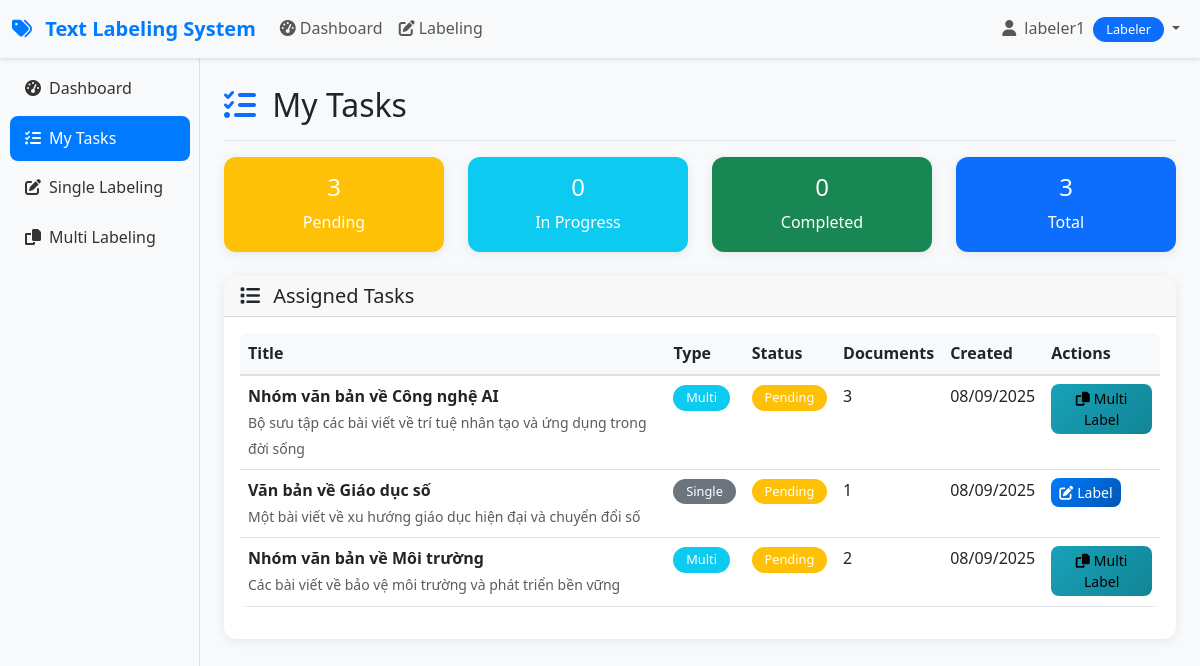
The page /labeler/my_tasks.php (signed in) on the database its author committed.
### tables this page shows
CREATE TABLE `document_groups` (
  `id` int(11) NOT NULL AUTO_INCREMENT,
  `title` varchar(255) NOT NULL,
  `description` text,
  `group_type` enum('single','multi') NOT NULL DEFAULT 'single',
  `ai_summary` text NOT NULL,
  `uploaded_by` int(11) DEFAULT NULL,
  `assigned_labeler` int(11) DEFAULT NULL,
  `assigned_reviewer` int(11) DEFAULT NULL,
  `status` enum('pending','in_progress','completed','reviewed') NOT NULL DEFAULT 'pending',
  `priority` enum('low','medium','high') NOT NULL DEFAULT 'medium',
  `deadline` datetime DEFAULT NULL,
  `created_at` timestamp NOT NULL DEFAULT CURRENT_TIMESTAMP,
  `updated_at` timestamp NOT NULL DEFAULT CURRENT_TIMESTAMP ON UPDATE CURRENT_TIMESTAMP,
  PRIMARY KEY (`id`),
  KEY `idx_uploaded_by` (`uploaded_by`),
  KEY `idx_assigned_labeler` (`assigned_labeler`),
  KEY `idx_assigned_reviewer` (`assigned_reviewer`),
  KEY `idx_status` (`status`),
  KEY `idx_group_type` (`group_type`),
  KEY `idx_created_at` (`created_at`),
  CONSTRAINT `fk_groups_uploader` FOREIGN KEY (`uploaded_by`) REFERENCES `users` (`id`) ON DELETE SET NULL,
  CONSTRAINT `fk_groups_labeler` FOREIGN KEY (`assigned_labeler`) REFERENCES `users` (`id`) ON DELETE SET NULL,
  CONSTRAINT `fk_groups_reviewer` FOREIGN KEY (`assigned_reviewer`) REFERENCES `users` (`id`) ON DELETE SET NULL
);

### includes/functions.php (called while the page is built, shortened)
<?php
function getLabelerTasks($labeler_id, $status = null) {
    global $pdo;
    try {
        $sql = "
            SELECT
                dg.id as group_id,
                dg.title,
                dg.description,
                dg.group_type,
                dg.status,
                dg.created_at,
                dg.updated_at,
                COUNT(d.id) as document_count,
                u.username as uploaded_by_user,
                l.is_completed,
                l.updated_at as labeling_updated_at
            FROM document_groups dg
            LEFT JOIN documents d ON dg.id = d.group_id
            LEFT JOIN users u ON dg.uploaded_by = u.id
            LEFT JOIN labelings l ON dg.id = l.group_id AND l.user_id = ?
            WHERE dg.assigned_labeler = ?
        ";
        if ($status) {
            $sql .= " AND dg.status = ?";
            $stmt = $pdo->prepare($sql . " GROUP BY dg.id ORDER BY dg.created_at DESC");
            $stmt->execute([$labeler_id, $labeler_id, $status]);
        } else {
            $stmt = $pdo->prepare($sql . " GROUP BY dg.id ORDER BY dg.created_at DESC");
            $stmt->execute([$labeler_id, $labeler_id]);
        }
        return $stmt->fetchAll();
    } catch (Exception $e) {
        throw new Exception("Error fetching labeler tasks: " . $e->getMessage());
    }
}
function getLabelerStats($labeler_id) {
    global $pdo;
    try {
        $stats = [];
        $stmt = $pdo->prepare("SELECT COUNT(*) as count FROM document_groups WHERE assigned_labeler = ?");
        $stmt->execute([$labeler_id]);
        $stats['total_assigned'] = $stmt->fetch()['count'];
        $stmt = $pdo->prepare("SELECT COUNT(*) as count FROM document_groups WHERE assigned_labeler = ? AND status = 'completed'");
        $stmt->execute([$labeler_id]);
        $stats['completed'] = $stmt->fetch()['count'];
        $stmt = $pdo->prepare("SELECT COUNT(*) as count FROM document_groups WHERE assigned_labeler = ? AND status = 'in_progress'");
        $stmt->execute([$labeler_id]);
        $stats['in_progress'] = $stmt->fetch()['count'];
        $stmt = $pdo->prepare("SELECT COUNT(*) as count FROM document_groups WHERE assigned_labeler = ? AND status = 'pending'");
        $stmt->execute([$labeler_id]);
        $stats['pending'] = $stmt->fetch()['count'];
        return $stats;
    } catch (Exception $e) {
        throw new Exception("Error fetching labeler stats: " . $e->getMessage());
    }
}
?>

### labeler/my_tasks.php (the view, shortened to what this page needs)
<?php
require_once '../config/database.php';
require_once '../includes/functions.php';
$user_id = $_SESSION['user_id'];
try {
    $tasks = getLabelerTasks($user_id);
    $stats = getLabelerStats($user_id);
} catch (Exception $e) {
    $error_message = "Lỗi khi tải dữ liệu: " . $e->getMessage();
}
?>
<!DOCTYPE html>
<html lang="vi">
<head>
    <link href="https://cdnjs.cloudflare.com/ajax/libs/bootstrap/5.3.0/css/bootstrap.min.css" rel="stylesheet">
    <link href="https://cdnjs.cloudflare.com/ajax/libs/font-awesome/6.4.0/css/all.min.css" rel="stylesheet">
    <link href="../css/style.css" rel="stylesheet">
</head>
<body>
    <?php include '../includes/header.php'; ?>
    <div class="container-fluid">
        <div class="row">
            <nav class="col-md-3 col-lg-2 d-md-block bg-light sidebar">
                <div class="position-sticky pt-3">
                    <ul class="nav flex-column">
                        <li class="nav-item">
                            <a class="nav-link" href="dashboard.php">
                                <i class="fas fa-tachometer-alt me-2"></i>Dashboard
                            </a>
                        </li>
                        <li class="nav-item">
                            <a class="nav-link active" href="my_tasks.php">
                                <i class="fas fa-tasks me-2"></i>My Tasks
                            </a>
                        </li>
                        <li class="nav-item">
                            <a class="nav-link" href="labeling.php">
                                <i class="fas fa-edit me-2"></i>Single Labeling
                            </a>
                        </li>
                        <li class="nav-item">
                            <a class="nav-link" href="multi_labeling.php">
                                <i class="fas fa-copy me-2"></i>Multi Labeling
                            </a>
                        </li>
                    </ul>
                </div>
            </nav>
            <main class="col-md-9 ms-sm-auto col-lg-10 px-md-4">
                <div class="d-flex justify-content-between flex-wrap flex-md-nowrap align-items-center pt-3 pb-2 mb-3 border-bottom">
                    <h1 class="h2">
                        <i class="fas fa-tasks me-2 text-primary"></i>
                        My Tasks
                    </h1>
                </div>
                <div class="row mb-4">
                    <div class="col-md-3">
                        <div class="card bg-warning text-white">
                            <div class="card-body text-center">
                                <h4><?php echo $stats['pending'] ?? 0; ?></h4>
                                <p class="mb-0">Pending</p>
                            </div>
                        </div>
                    </div>
                    <div class="col-md-3">
                        <div class="card bg-info text-white">
                            <div class="card-body text-center">
                                <h4><?php echo $stats['in_progress'] ?? 0; ?></h4>
                                <p class="mb-0">In Progress</p>
                            </div>
                        </div>
                    </div>
                    <div class="col-md-3">
                        <div class="card bg-success text-white">
                            <div class="card-body text-center">
                                <h4><?php echo $stats['completed'] ?? 0; ?></h4>
                                <p class="mb-0">Completed</p>
                            </div>
                        </div>
                    </div>
                    <div class="col-md-3">
                        <div class="card bg-primary text-white">
                            <div class="card-body text-center">
                                <h4><?php echo $stats['total_assigned'] ?? 0; ?></h4>
                                <p class="mb-0">Total</p>
                            </div>
                        </div>
                    </div>
                </div>
                <div class="card">
                    <div class="card-header">
                        <h5 class="mb-0">
                            <i class="fas fa-list me-2"></i>
                            Assigned Tasks
                        </h5>
                    </div>
                    <div class="card-body">
                        <?php if (empty($tasks)): ?>
                            <div class="text-center py-5">
                                <i class="fas fa-inbox fa-3x text-muted mb-3"></i>
                                <h5 class="text-muted">No tasks assigned</h5>
                                <p class="text-muted">You don't have any tasks assigned yet.</p>
                            </div>
                        <?php else: ?>
                            <div class="table-responsive">
                                <table class="table table-hover">
                                    <thead>
                                        <tr>
                                            <th>Title</th>
                                            <th>Type</th>
                                            <th>Status</th>
                                            <th>Documents</th>
                                            <th>Created</th>
                                            <th>Actions</th>
                                        </tr>
                                    </thead>
                                    <tbody>
                                        <?php foreach ($tasks as $task): ?>
                                            <tr>
                                                <td>
                                                    <strong><?php echo htmlspecialchars($task['title']); ?></strong>
                                                    <br>
                                                    <small class="text-muted"><?php echo htmlspecialchars($task['description'] ?? ''); ?></small>
                                                </td>
                                                <td>
                                                    <span class="badge bg-<?php echo $task['group_type'] === 'multi' ? 'info' : 'secondary'; ?>">
                                                        <?php echo $task['group_type'] === 'multi' ? 'Multi' : 'Single'; ?>
                                                    </span>
                                                </td>
                                                <td>
                                                    <span class="badge bg-<?php
                                                        echo $task['status'] === 'pending' ? 'warning' :
                                                            ($task['status'] === 'in_progress' ? 'info' :
                                                            ($task['status'] === 'completed' ? 'success' : 'secondary'));
                                                    ?>">
                                                        <?php echo ucfirst(str_replace('_', ' ', $task['status'])); ?>
                                                    </span>
                                                </td>
                                                <td><?php echo $task['document_count'] ?? 0; ?></td>
                                                <td><?php echo date('d/m/Y', strtotime($task['created_at'])); ?></td>
                                                <td>
                                                    <?php if ($task['status'] === 'pending' || $task['status'] === 'in_progress'): ?>
                                                        <?php if ($task['group_type'] === 'single'): ?>
                                                            <a href="labeling.php?group_id=<?php echo $task['group_id']; ?>"
                                                               class="btn btn-primary btn-sm">
                                                                <i class="fas fa-edit me-1"></i>Label
                                                            </a>
                                                        <?php else: ?>
                                                            <a href="multi_labeling.php?group_id=<?php echo $task['group_id']; ?>"
                                                               class="btn btn-info btn-sm">
                                                                <i class="fas fa-copy me-1"></i>Multi Label
                                                            </a>
                                                        <?php endif; ?>
                                                    <?php else: ?>
                                                        <span class="text-success">
                                                            <i class="fas fa-check me-1"></i>Completed
                                                        </span>
                                                    <?php endif; ?>
                                                </td>
                                            </tr>
                                        <?php endforeach; ?>
                                    </tbody>
                                </table>
                            </div>
                        <?php endif; ?>
                    </div>
                </div>
            </main>
        </div>
    </div>
</body>
</html>

### css/style.css (style rules this page uses)
body { font-family: 'Segoe UI', Tahoma, Geneva, Verdana, sans-serif; background-color: #f8f9fa; line-height: 1.6; }
.sidebar { position: fixed; top: 0; bottom: 0; left: 0; z-index: 100; padding: 48px 0 0; box-shadow: inset -1px 0 0 rgba(0, 0, 0, .1); background-color: #f8f9fa; }
.sidebar .nav-link { color: #333; padding: 10px 15px; border-radius: 8px; margin: 2px 10px; transition: all 0.3s ease; }
.sidebar .nav-link.active { background-color: #007bff; color: white; }
.card { border: none; border-radius: 12px; box-shadow: 0 2px 10px rgba(0,0,0,0.08); transition: all 0.3s ease; }
.card-header { border-radius: 12px 12px 0 0 !important; border-bottom: 1px solid rgba(0,0,0,0.125); font-weight: 600; }
.btn { border-radius: 8px; font-weight: 500; transition: all 0.3s ease; }
.btn-primary { background: linear-gradient(135deg, #007bff 0%, #0056b3 100%); border: none; }
.btn-info { background: linear-gradient(135deg, #17a2b8 0%, #138496 100%); border: none; }
.table { background-color: white; border-radius: 8px; overflow: hidden; }
.table thead th { border-bottom: 2px solid #dee2e6; background-color: #f8f9fa; font-weight: 600; }
.badge { font-size: 0.8rem; font-weight: 500; padding: 0.4rem 0.8rem; border-radius: 20px; }

### rows shown on the page
document_groups: title "Nhóm văn bản về Công nghệ AI", description "Bộ sưu tập các bài viết về trí tuệ nhân tạo và ứng dụng trong đời sống", group_type "Multi", status "Pending", document_count "3", created_at "08/09/2025"
document_groups: title "Văn bản về Giáo dục số", description "Một bài viết về xu hướng giáo dục hiện đại và chuyển đổi số", group_type "Single", status "Pending", document_count "1", created_at "08/09/2025"
document_groups: title "Nhóm văn bản về Môi trường", description "Các bài viết về bảo vệ môi trường và phát triển bền vững", group_type "Multi", status "Pending", document_count "2", created_at "08/09/2025"

### other values the page prints
$current_user "labeler1"
$current_role "Labeler"
$stats['pending'] "3"
$stats['in_progress'] "0"
$stats['completed'] "0"
$stats['total_assigned'] "3"
